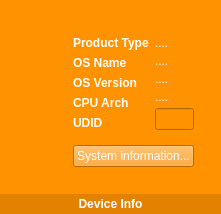
                    <widget class="QWidget" name="widget_15" native="true">
                     <layout class="QVBoxLayout" name="verticalLayout_13">
                      <property name="spacing">
                       <number>0</number>
                      </property>
                      <property name="leftMargin">
                       <number>0</number>
                      </property>
                      <property name="topMargin">
                       <number>0</number>
                      </property>
                      <property name="rightMargin">
                       <number>0</number>
                      </property>
                      <property name="bottomMargin">
                       <number>0</number>
                      </property>
                      <item>
                       <widget class="QWidget" name="widget_16" native="true">
                        <property name="styleSheet">
                         <string notr="true">background-color: rgb(255, 146, 1);
color: rgb(255, 255, 255);</string>
                        </property>
                        <layout class="QHBoxLayout" name="horizontalLayout_9">
                         <item>
                          <widget class="QWidget" name="widget_6" native="true">
                           <property name="sizePolicy">
                            <sizepolicy hsizetype="Preferred" vsizetype="Preferred">
                             <horstretch>0</horstretch>
                             <verstretch>0</verstretch>
                            </sizepolicy>
                           </property>
                           <property name="minimumSize">
                            <size>
                             <width>40</width>
                             <height>0</height>
                            </size>
                           </property>
                           <property name="maximumSize">
                            <size>
                             <width>120</width>
                             <height>16777215</height>
                            </size>
                           </property>
                           <property name="styleSheet">
                            <string notr="true">image: url(:/res/Assets/iphonex.png);</string>
                           </property>
                          </widget>
                         </item>
                         <item>
                          <widget class="QWidget" name="widget_19" native="true">
                           <layout class="QHBoxLayout" name="horizontalLayout_16">
                            <item>
                             <widget class="QWidget" name="widget_8" native="true">
                              <property name="sizePolicy">
                               <sizepolicy hsizetype="Preferred" vsizetype="Fixed">
                                <horstretch>0</horstretch>
                                <verstretch>0</verstretch>
                               </sizepolicy>
                              </property>
                              <layout class="QVBoxLayout" name="verticalLayout_5">
                               <item>
                                <widget class="QWidget" name="widget_10" native="true">
                                 <property name="sizePolicy">
                                  <sizepolicy hsizetype="Preferred" vsizetype="Fixed">
                                   <horstretch>0</horstretch>
                                   <verstretch>0</verstretch>
                                  </sizepolicy>
                                 </property>
                                 <layout class="QHBoxLayout" name="horizontalLayout_11">
                                  <property name="leftMargin">
                                   <number>0</number>
                                  </property>
                                  <property name="rightMargin">
                                   <number>0</number>
                                  </property>
                                  <item>
                                   <widget class="QWidget" name="widget_20" native="true">
                                    <property name="sizePolicy">
                                     <sizepolicy hsizetype="Fixed" vsizetype="Fixed">
                                      <horstretch>0</horstretch>
                                      <verstretch>0</verstretch>
                                     </sizepolicy>
                                    </property>
                                    <layout class="QVBoxLayout" name="verticalLayout_6">
                                     <property name="spacing">
                                      <number>6</number>
                                     </property>
                                     <property name="leftMargin">
                                      <number>0</number>
                                     </property>
                                     <property name="topMargin">
                                      <number>0</number>
                                     </property>
                                     <property name="rightMargin">
                                      <number>0</number>
                                     </property>
                                     <property name="bottomMargin">
                                      <number>0</number>
                                     </property>
                                     <item>
                                      <widget class="QLabel" name="label_5">
                                       <property name="sizePolicy">
                                        <sizepolicy hsizetype="Fixed" vsizetype="Preferred">
                                         <horstretch>0</horstretch>
                                         <verstretch>0</verstretch>
                                        </sizepolicy>
                                       </property>
                                       <property name="font">
                                        <font>
                                         <pointsize>9</pointsize>
                                         <weight>75</weight>
                                         <bold>true</bold>
                                        </font>
                                       </property>
                                       <property name="text">
                                        <string>Product Type</string>
                                       </property>
                                      </widget>
                                     </item>
                                     <item>
                                      <widget class="QLabel" name="label_6">
                                       <property name="sizePolicy">
                                        <sizepolicy hsizetype="Fixed" vsizetype="Preferred">
                                         <horstretch>0</horstretch>
                                         <verstretch>0</verstretch>
                                        </sizepolicy>
                                       </property>
                                       <property name="font">
                                        <font>
                                         <pointsize>9</pointsize>
                                         <weight>75</weight>
                                         <bold>true</bold>
                                        </font>
                                       </property>
                                       <property name="text">
                                        <string>OS Name</string>
                                       </property>
                                      </widget>
                                     </item>
                                     <item>
                                      <widget class="QLabel" name="label_8">
                                       <property name="sizePolicy">
                                        <sizepolicy hsizetype="Fixed" vsizetype="Preferred">
                                         <horstretch>0</horstretch>
                                         <verstretch>0</verstretch>
                                        </sizepolicy>
                                       </property>
                                       <property name="font">
                                        <font>
                                         <pointsize>9</pointsize>
                                         <weight>75</weight>
                                         <bold>true</bold>
                                        </font>
                                       </property>
                                       <property name="text">
                                        <string>OS Version</string>
                                       </property>
                                      </widget>
                                     </item>
                                     <item>
                                      <widget class="QLabel" name="label_13">
                                       <property name="sizePolicy">
                                        <sizepolicy hsizetype="Fixed" vsizetype="Preferred">
                                         <horstretch>0</horstretch>
                                         <verstretch>0</verstretch>
                                        </sizepolicy>
                                       </property>
                                       <property name="font">
                                        <font>
                                         <pointsize>9</pointsize>
                                         <weight>75</weight>
                                         <bold>true</bold>
                                        </font>
                                       </property>
                                       <property name="text">
                                        <string>CPU Arch</string>
                                       </property>
                                      </widget>
                                     </item>
                                     <item>
                                      <widget class="QLabel" name="label_14">
                                       <property name="sizePolicy">
                                        <sizepolicy hsizetype="Fixed" vsizetype="Preferred">
                                         <horstretch>0</horstretch>
                                         <verstretch>0</verstretch>
                                        </sizepolicy>
                                       </property>
                                       <property name="font">
                                        <font>
                                         <pointsize>9</pointsize>
                                         <weight>75</weight>
                                         <bold>true</bold>
                                        </font>
                                       </property>
                                       <property name="text">
                                        <string>UDID</string>
                                       </property>
                                      </widget>
                                     </item>
                                    </layout>
                                   </widget>
                                  </item>
                                  <item>
                                   <widget class="QWidget" name="widget_21" native="true">
                                    <property name="sizePolicy">
                                     <sizepolicy hsizetype="Preferred" vsizetype="Fixed">
                                      <horstretch>0</horstretch>
                                      <verstretch>0</verstretch>
                                     </sizepolicy>
                                    </property>
                                    <layout class="QVBoxLayout" name="verticalLayout_8">
                                     <property name="spacing">
                                      <number>4</number>
                                     </property>
                                     <property name="leftMargin">
                                      <number>0</number>
                                     </property>
                                     <property name="topMargin">
                                      <number>0</number>
                                     </property>
                                     <property name="rightMargin">
                                      <number>0</number>
                                     </property>
                                     <property name="bottomMargin">
                                      <number>0</number>
                                     </property>
                                     <item>
                                      <widget class="QLabel" name="ProductType">
                                       <property name="text">
                                        <string>....</string>
                                       </property>
                                       <property name="textFormat">
                                        <enum>Qt::PlainText</enum>
                                       </property>
                                      </widget>
                                     </item>
                                     <item>
                                      <widget class="QLabel" name="OSName">
                                       <property name="text">
                                        <string>....</string>
                                       </property>
                                       <property name="textFormat">
                                        <enum>Qt::PlainText</enum>
                                       </property>
                                      </widget>
                                     </item>
                                     <item>
                                      <widget class="QLabel" name="OSVersion">
                                       <property name="text">
                                        <string>....</string>
                                       </property>
                                       <property name="textFormat">
                                        <enum>Qt::PlainText</enum>
                                       </property>
                                      </widget>
                                     </item>
                                     <item>
                                      <widget class="QLabel" name="CPUArch">
                                       <property name="text">
                                        <string>....</string>
                                       </property>
                                       <property name="textFormat">
                                        <enum>Qt::PlainText</enum>
                                       </property>
                                      </widget>
                                     </item>
                                     <item>
                                      <widget class="QLineEdit" name="UDID">
                                       <property name="sizePolicy">
                                        <sizepolicy hsizetype="Preferred" vsizetype="Fixed">
                                         <horstretch>0</horstretch>
                                         <verstretch>0</verstretch>
                                        </sizepolicy>
                                       </property>
                                       <property name="readOnly">
                                        <bool>true</bool>
                                       </property>
                                      </widget>
                                     </item>
                                    </layout>
                                   </widget>
                                  </item>
                                 </layout>
                                </widget>
                               </item>
                               <item>
                                <widget class="QPushButton" name="pushButton">
                                 <property name="sizePolicy">
                                  <sizepolicy hsizetype="Fixed" vsizetype="Fixed">
                                   <horstretch>0</horstretch>
                                   <verstretch>0</verstretch>
                                  </sizepolicy>
                                 </property>
                                 <property name="text">
                                  <string>System information...</string>
                                 </property>
                                </widget>
                               </item>
                              </layout>
                             </widget>
                            </item>
                           </layout>
                          </widget>
                         </item>
                        </layout>
                       </widget>
                      </item>
                      <item>
                       <widget class="QLabel" name="label_11">
                        <property name="sizePolicy">
                         <sizepolicy hsizetype="Preferred" vsizetype="Fixed">
                          <horstretch>0</horstretch>
                          <verstretch>0</verstretch>
                         </sizepolicy>
                        </property>
                        <property name="minimumSize">
                         <size>
                          <width>0</width>
                          <height>20</height>
                         </size>
                        </property>
                        <property name="font">
                         <font>
                          <weight>75</weight>
                          <bold>true</bold>
                         </font>
                        </property>
                        <property name="styleSheet">
                         <string notr="true">background-color: rgb(227, 129, 0);
color: rgb(255, 255, 255);</string>
                        </property>
                        <property name="text">
                         <string>Device Info</string>
                        </property>
                        <property name="alignment">
                         <set>Qt::AlignCenter</set>
                        </property>
                       </widget>
                      </item>
                     </layout>
                    </widget>
